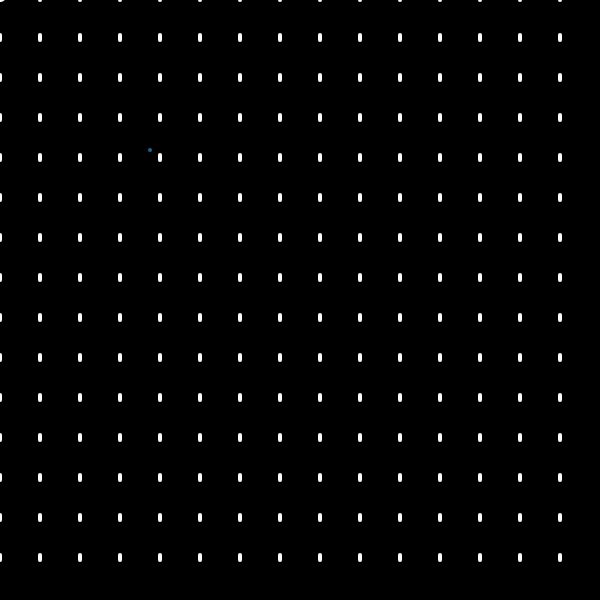
Frame 1 (no input)
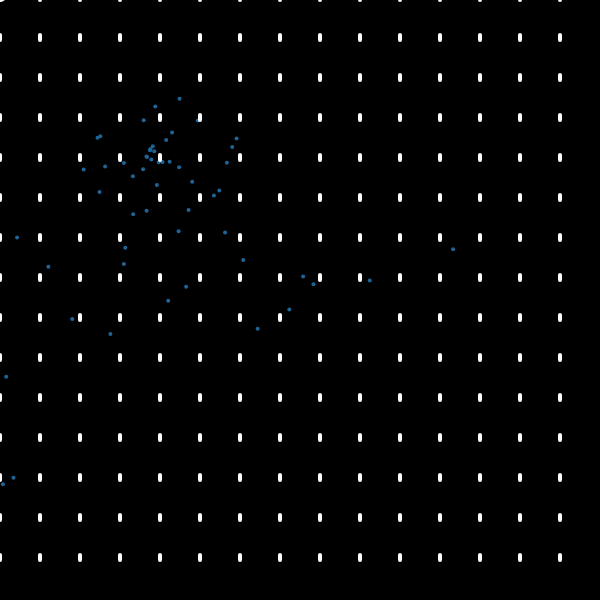
Frame 60 (no input)
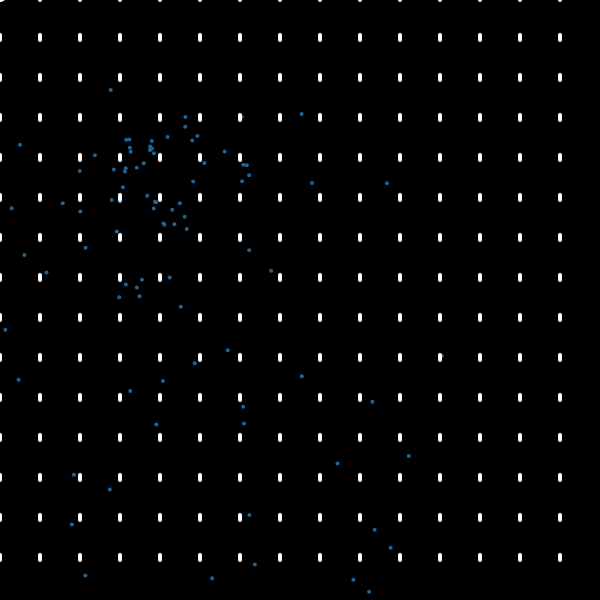
Frame 120 (the mouse pressed at the canvas centre since frame 60)

The p5.js sketch that drew these frames (run headless with seeded random() and noise() and a simulated clock; from frame 60 on, the mouse is pressed at the canvas centre):

// p5.js sketch
// ── sketch.js
var WIDTH = 600;
var HEIGHT = 600;
var ps;
var ps1;
var w;
var vf;
var position;

function setup() {
	//createCanvas(windowWidth, windowHeight);
	createCanvas(WIDTH, HEIGHT);
	background(0);
	ps = new ParticleSystem(WIDTH/2, HEIGHT/2, 255, 100, 50);
	console.log(ps.color);
	ps1 = new ParticleSystem (WIDTH/4, HEIGHT/4, 30, 100, 150);

	vf = new Field(WIDTH, HEIGHT);
	vf.populate();
	for(var i = 0; i<100; i++){
		//ps.addParticle(new Particle(ps.x, ps.y));
		//ps1.addParticle(new Particle(ps1.x, ps1.y));
	}
	// w = new Wind(WIDTH - WIDTH/4, HEIGHT - HEIGHT/4,
	// 	createVector(-1, 0));

	//console.log("leaving setup");

	position = vf.nearestVector(260, 230);
}

function draw() {
	background(0);
	ps.x = mouseX;
	ps.y = mouseY;
	//ps.draw();
	ps1.draw();
	vf.debug();

	ellipse(position.x, position.y, 10);
	//w.debug();
	//console.log("particle count: " + (ps.pList.length + ps1.pList.length));
	// p1.display();
	// p1.move();
}

// ── field.js
function Field(width, height, spacing = 40) {

  this.width = width;
  this.height = height;
  this.spacing = spacing;

  this.vectors = new Array(width/spacing).fill(new Array(height/spacing));
  console.log(this.vectors);


  this.nearestVector = function(posX, posY){

    posX = Math.floor((posX/spacing));
    posY = Math.floor((posY/spacing));
    console.log(this.vectors[posX][posY]);
    return this.vectors[posX][posY];

  }

  this.populate = function(){
    console.log("beginning populate");

    for(var i=0; i<= this.width/spacing-1; i++){
      for(var j=0; j<= this.height/spacing-1; j++){
        this.vectors[i][j] = createVector(0, -5);
      }
    }
  }

  this.debug = function(){
    for(var i=0; i<= this.vectors.length-1; i++){
      for(var j=0; j<= (this.vectors[i].length-1); j++){
        //console.log(i + " ||| " + j);
        stroke(255);
        line(i * spacing, j * spacing, i*spacing +
          this.vectors[i][j].x, j*spacing + this.vectors[i][j].y);
        //ellipse(i * spacing, j * spacing, 5);

      }
    }
  }

  this.getDirection = function(){

  }
}

// ── particle.js
var GRAVITY = 0.02;
var FRICTION;
function Particle(x = 0, y = 0) {

	this.pos = createVector(x, y);
	this.vel = createVector(0, 0);
	//this.acc = createVector(0, 0);
	this.acc = p5.Vector.random2D().mult(random(5));
	//this.acc = p5.Vector.random2D().mult(0.5);

	this.lifespan = 0;

	this.display = function() {
		//stroke(255);
		strokeWeight(4);
		point(this.pos.x, this.pos.y);
	},
	this.move = function() {
		this.pos.x = this.pos.x + random(-2, 2);
		this.pos.y = this.pos.y + random(-2, 2);
	}

	this.update = function() {

		var mouse = createVector(mouseX, mouseY);

		//mouse.sub(this.pos);
		//mouse.setMag(1);
		//this.acc = mouse;

		this.vel.add(this.acc);
		this.pos.add(this.vel);
		//this.vel.limit(6);
		this.acc.x = 0;
		this.acc.y = 0;

		this.lifespan++;

	}

	this.applyForce = function(force) {

		this.acc.add(force);
	}

	this.setFriction = function(val){

		FRICTION = val;
	}

	this.toDelete = function(){
		return (this.lifespan > 600);
	}
}

// ── particleSystem.js
var GRAVITY = 0.1;
var maxParticles = 100;
var minParticles = 100;
function ParticleSystem(x, y, r=255, g=255, b=255){
  this.x = x;
  this.y = y;
  this.pList = [];
  this.gravity = createVector(0, GRAVITY);
  this.color = [r,g,b];
  this.c = createVector(r, g, b);

  this.draw = function(){

    if(this.pList.length <= minParticles){
      for(var j = 0; j<1; j++){
        this.addParticle(new Particle(this.x, this.y));
      }
    }
    for(var i=0; i<this.pList.length; i++){
      stroke(this.c.x, this.c.y, this.c.z);
      this.pList[i].display();
      this.pList[i].applyForce(p5.Vector.random2D().mult(0.35));
      this.pList[i].applyForce(this.gravity);
      this.pList[i].update();

      if(this.pList[i].pos.y > 600){
        var index = i;
        this.pList.splice(index, 1);
        i -=1;
        for(var j = 0; j<1; j++){
          this.addParticle(new Particle(this.x, this.y));
        }
      }
    }
  }

  this.addParticle = function(p){
    this.pList.push(p);
  }

  this.populate = function(){

  }
}

// ── wind.js
function Wind(x, y, direction){
  this.pos = createVector(x, y);
  this.direction = direction;

  this.debug = function(){
    //debug color PINK
    stroke(255, 0, 255);
    line(this.pos.x, this.pos.y,
      this.pos.x + (this.direction.x * 100), this.pos.y + (this.direction.y * 100));
  }
}
